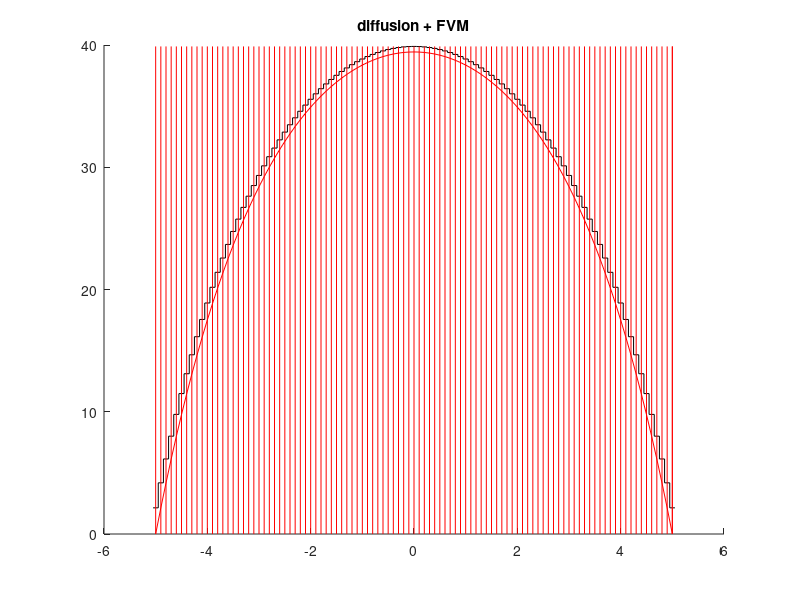
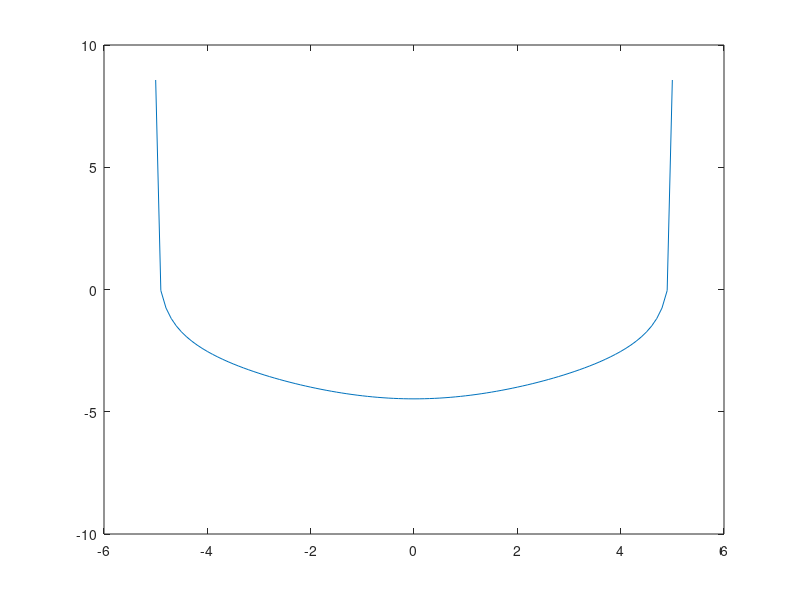

These charts were generated, in order, by the following MATLAB code:
% 1D 1E non-multiplying finite slab 
% diffusion + FVM 
% fixed source steady-state problem

% from Vujic, J., NE 115/255 Homework Set IV (Question 1 to 3)
% attempt 1 on 28/03/22 @ DAK 

clear 
clc
%% Constants
D = 1;
Sa = 0.2;

%% Model param
a = 5; % slab legth (cm)
h = 0.1; % mesh size (cm)

x = -a:h:a; % mesh points with fixed interval 
m = length(x); % number of mesh points 
% m = m -1; % number of vlolume elements

%% System init 
% iIteration  = 2; % 
% nIterations = 1000; % max iteration  
% 
% flux = zeros(m,nIterations); % init flux iteration history matrix 
% flux(:,1) = ones(1,m); % initial guess 

%% Buckling 

A = zeros(m,m);
for i=2:m-1
    
    A(i,i-1) = -D/h^2;
    A(i,i) = Sa+2*D/h^2 ;
    A(i,i+1) = -D/h^2;
    
end


% degenerate vol element at edge i = 1
A(1,1) = Sa+2*D/h^2;
A(1,2) = -D/h^2;


% The other degenerate vol element at edge i = end

A(end,end-1) = -D/h^2;
A(end,end) = Sa+2*D/h^2;

%% Source 
Q = (10)*ones(m,1);

%% Solve the system
flux = A\Q;
% flux = Gauss(A,Q);
%[flux,iter] = Jacobi(A,Q,1e-5);
% [flux,iter] = GS(A,Q,1e-5);
% [flux,iter] = SOR(A,Q,1e-5,1.2);


figure;
% figure('visible','off');

% Draw each bin separately

hold on;

for i=1:length(x)

  % Draw horizontal line for the mean fission density of the bin

  plot([(x(i)-h/2) (x(i)+h/2)], [flux(i) flux(i)], 'k-')

  % Draw some vertical lines to make the plot nicer

  if (i > 1)
    % For mean:

    plot([(x(i)-h/2) (x(i)-h/2)], [flux(i-1) flux(i)], 'k-')
    plot([1 1]*x(i), [0 max(flux)], 'r-')

  end
  

end


plot([1 1]*x(1), [0 max(flux)], 'r-')
plot([1 1]*x(end), [0 max(flux)], 'r-')

title('diffusion + FVM')
% hold off 

%% plot the analytical soln 

L = sqrt(D/Sa);
Q = 10; 
f=@(x)-5.2835*exp(x/L)-5.2835*exp(-x/L)+Q/Sa;
plot(x,f(x),'r-')

hold off 

% 
figure(3)
rel_error=abs((f(x)-flux'))./f(x); % relative error
plot(x,log(rel_error));